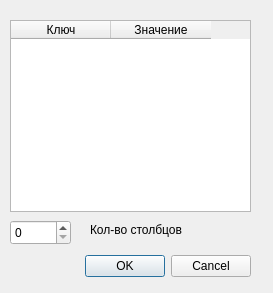
<?xml version="1.0" encoding="UTF-8"?>
<ui version="4.0">
 <class>Dialog</class>
 <widget class="QDialog" name="Dialog">
  <property name="geometry">
   <rect>
    <x>0</x>
    <y>0</y>
    <width>273</width>
    <height>293</height>
   </rect>
  </property>
  <property name="windowTitle">
   <string>Dialog</string>
  </property>
  <widget class="QDialogButtonBox" name="buttonBox">
   <property name="geometry">
    <rect>
     <x>-90</x>
     <y>250</y>
     <width>341</width>
     <height>32</height>
    </rect>
   </property>
   <property name="orientation">
    <enum>Qt::Horizontal</enum>
   </property>
   <property name="standardButtons">
    <set>QDialogButtonBox::Cancel|QDialogButtonBox::Ok</set>
   </property>
  </widget>
  <widget class="QTableWidget" name="tableWidget">
   <property name="geometry">
    <rect>
     <x>10</x>
     <y>20</y>
     <width>241</width>
     <height>192</height>
    </rect>
   </property>
   <column>
    <property name="text">
     <string>Ключ</string>
    </property>
   </column>
   <column>
    <property name="text">
     <string>Значение</string>
    </property>
   </column>
  </widget>
  <widget class="QSpinBox" name="spinBox">
   <property name="geometry">
    <rect>
     <x>10</x>
     <y>220</y>
     <width>61</width>
     <height>25</height>
    </rect>
   </property>
  </widget>
  <widget class="QLabel" name="label">
   <property name="geometry">
    <rect>
     <x>90</x>
     <y>220</y>
     <width>121</width>
     <height>20</height>
    </rect>
   </property>
   <property name="text">
    <string>Кол-во столбцов</string>
   </property>
  </widget>
 </widget>
 <resources/>
 <connections>
  <connection>
   <sender>buttonBox</sender>
   <signal>accepted()</signal>
   <receiver>Dialog</receiver>
   <slot>accept()</slot>
   <hints>
    <hint type="sourcelabel">
     <x>248</x>
     <y>254</y>
    </hint>
    <hint type="destinationlabel">
     <x>157</x>
     <y>274</y>
    </hint>
   </hints>
  </connection>
  <connection>
   <sender>buttonBox</sender>
   <signal>rejected()</signal>
   <receiver>Dialog</receiver>
   <slot>reject()</slot>
   <hints>
    <hint type="sourcelabel">
     <x>316</x>
     <y>260</y>
    </hint>
    <hint type="destinationlabel">
     <x>286</x>
     <y>274</y>
    </hint>
   </hints>
  </connection>
 </connections>
</ui>
